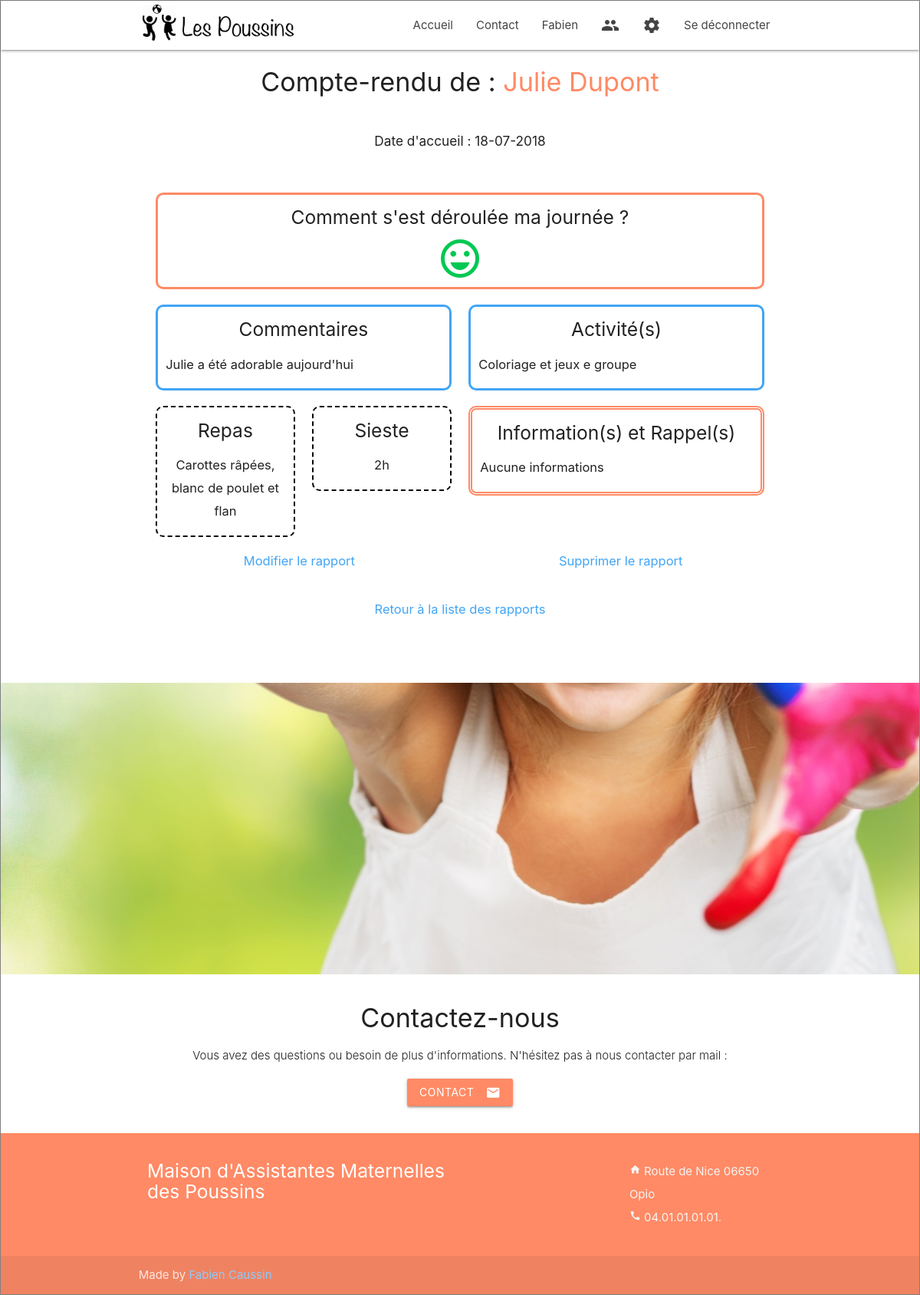
The app's page /index.php?action=lastReport&id=2&parentId=3 (signed in) with its own data.
### tables this page shows
CREATE TABLE `children` (
  `id` int(11) NOT NULL,
  `parentId` int(11) NOT NULL,
  `childName` varchar(255) NOT NULL,
  `familyName` varchar(255) NOT NULL,
  `birthday` date NOT NULL,
  `height` int(11) NOT NULL,
  `weight` decimal(6,2) NOT NULL,
  `note` text NOT NULL
);

CREATE TABLE `report` (
  `id` int(11) NOT NULL,
  `childId` int(11) NOT NULL,
  `dateReport` date NOT NULL,
  `behavior` varchar(255) NOT NULL,
  `comments` text NOT NULL,
  `activities` text NOT NULL,
  `meal` text NOT NULL,
  `nap` text NOT NULL,
  `info` text NOT NULL
);

### Public/index.php (called while the page is built, shortened)
<?php
require ("../App/Autoloader.php");
$router = new Router;
$router->routerRequest();
?>

### App/Models/ChildrenManager.php (called while the page is built, shortened)
<?php
  class ChildrenManager extends PDOManager
  {
    public function getChild($childId)
    {
      $sql = "SELECT id, parentId, childName, familyName, DATE_FORMAT(birthday, '%d-%m-%Y') AS birthday_fr, height, weight, note FROM children WHERE id = ?";
      $req = $this->executeRequest($sql, array($childId));
      $children = $req->fetch();
      return $children;
    }
  }
?>

### App/Config/PDOManager.php (called while the page is built, shortened)
<?php
  abstract class PDOManager
  {
    private static $db;
    private static function dbConnect()
    {
      if (self::$db == null) {
        $dsn = Configuration::get("dsn");
        $login = Configuration::get("login");
        $password = Configuration::get("password");
        self::$db = new PDO($dsn, $login, $password);
        self::$db->setAttribute(PDO::ATTR_ERRMODE, PDO::ERRMODE_WARNING);
      }
      return self::$db;
    }
    protected function executeRequest($sql, $vars = null)
    {
        $req = self::dbConnect()->prepare($sql);
        $req->execute($vars);
      return $req;
    }
  }
?>

### App/Autoloader.php (called while the page is built, shortened)
<?php
class Autoloader{
	static function autoload($class){
		if(strpos($class, __NAMESPACE__ . '\\') === 0){
      $class = str_replace(__NAMESPACE__ . '\\', '', $class);
      $class = str_replace('\\', '/', $class);
    }
	}
}

### App/Models/ReportManager.php (called while the page is built, shortened)
<?php
  class ReportManager extends PDOManager
  {
    public function lastReport($childId)
    {
      $sql = "SELECT id, childId, DATE_FORMAT(dateReport, '%d-%m-%Y') AS dateReport_fr, behavior, comments, activities, meal, nap, info FROM report WHERE childId = ? ORDER BY dateReport DESC LIMIT 0, 1";
      $req = $this->executeRequest($sql, array($childId));
      $report = $req->fetch();
      return $report;
    }
  }
?>

### App/Config/Configuration.php (called while the page is built, shortened)
<?php
  class Configuration
  {
    private static $parameters;
    private static function getParameters()
    {
      if (self::$parameters == null) {
        $file = "../App/Config/config.ini";
        if (!file_exists($file)) {
          throw new \Exception("Auncun fichier de configuration trouvé");
        }
        else {
          self::$parameters = parse_ini_file($file);
        }
      }
      return self::$parameters;
    }
    public static function get($name, $defaultValue = null)
    {
      if (isset(self::getParameters()[$name])) {
        $value = self::getParameters()[$name];
      }
      else {
        $value = $defaultValue;
      }
      return $value;
    }
  }
?>

### App/Views/viewReport.php (the view, shortened to what this page needs)
<div class="container report-page">
  <div class="row">
    <div class="col s12 center">
      <h4>Compte-rendu de : <span class="deep-orange-text text-lighten-2"><?= $child['childName'] . " " . $child['familyName'] ?></span></h4>
      <br />
      <h6>Date d'accueil : <?= $report['dateReport_fr'] ?></h6>
      <br /><br />
    </div>
    <div class="col s12 report-content">
      <div class="col s12 center">
        <div class="report-title">
          <h5>Comment s'est déroulée ma journée ?</h5>
          <span>
            <?php switch ($report['behavior']) {
              case 'Parfait':
                echo '<i class="medium material-icons green-text text-accent-4 behavior-color">sentiment_very_satisfied</i>';
              break;
            } ?>
          </span>
        </div>
      </div>
      <div class="col s12 m6">
        <div class="report-info">
          <h5 class="center">Commentaires</h5>
          <p><?= $report['comments'] ?></p>
        </div>
      </div>
      <div class="col s12 m6">
        <div class="report-info">
          <h5 class="center">Activité(s)</h5>
          <p><?=$report['activities']?></p>
        </div>
      </div>
      <div class="col s12 m3">
        <div class="report-info2">
          <h5 class="center">Repas</h5>
          <p><?=$report['meal']?></p>
        </div>
      </div>
      <div class="col s12 m3">
        <div class="report-info2 center">
          <h5 class="center">Sieste</h5>
          <p><?=$report['nap']?></p>
        </div>
      </div>
      <div class="col s12 m6">
        <div class="report-info3">
          <h5 class="center">Information(s) et Rappel(s)</h5>
          <?php if (!$report['info']): ?>
            <p>Aucune informations</p>
          <?php else: ?>
            <p><?= $report['info'] ?></p>
          <?php endif; ?>
        </div>
      </div>
    </div>
    <div class="row">
      <?php if ($_SESSION['admin'] == 1): ?>
        <div class="col s12 m6 center">
          <p><a href="index.php?action=reportAdmin&id=<?= $report['id'] ?>&childId=<?= $child['id'] ?>" class="blue-text text-lighten-1">Modifier le rapport</a></p>
        </div>
        <div class="col s12 m6 center">
          <p><a class="blue-text text-lighten-1 right-align modal-trigger" href="#modal">Supprimer le rapport</a></p>
        </div>
      <?php endif; ?>
      <div class="col s12 center">
        <p><a href="index.php?action=listReportByMonth&id=<?= $child['id'] ?>&parentId=<?= $child['parentId'] ?>" class="blue-text text-lighten-1">Retour à la liste des rapports</a></p>
      </div>
    </div>
  </div>
  <br />
</div>

### Public/css/styles.css (style rules this page uses)
body { display: flex; flex-direction: column; margin: 0; padding: 0; width: 100%; }
p { line-height: 2rem; }
.report-title { border: 3px solid #ff8a65; border-radius: 10px; padding: 0 10px 0 10px; }
.report-info { border: 3px solid #42a5f5; border-radius: 10px; margin-top: 20px; padding: 0 10px 0 10px; text-align: justify; }
.report-info2 { border: 2px dashed black; border-radius: 10px; margin-top: 20px; padding: 0 10px 0 10px; text-align: center; }
.report-info3 { border: 5px double #ff8a65; border-radius: 10px; margin-top: 20px; padding: 0 10px 0 10px; text-align: justify; }
.report-page { font-size: 1.1em; }
.report-content { display: flex; flex-direction: row; flex-wrap: wrap; }

### records on screen
children: childName "Julie", familyName "Dupont"
report: comments "Julie a été adorable aujourd'hui", activities "Coloriage et jeux e groupe", meal "Carottes râpées, blanc de poulet et flan", nap "2h"

### other values on screen
$_SESSION['username'] "Fabien"
$report['dateReport_fr'] "18-07-2018"
